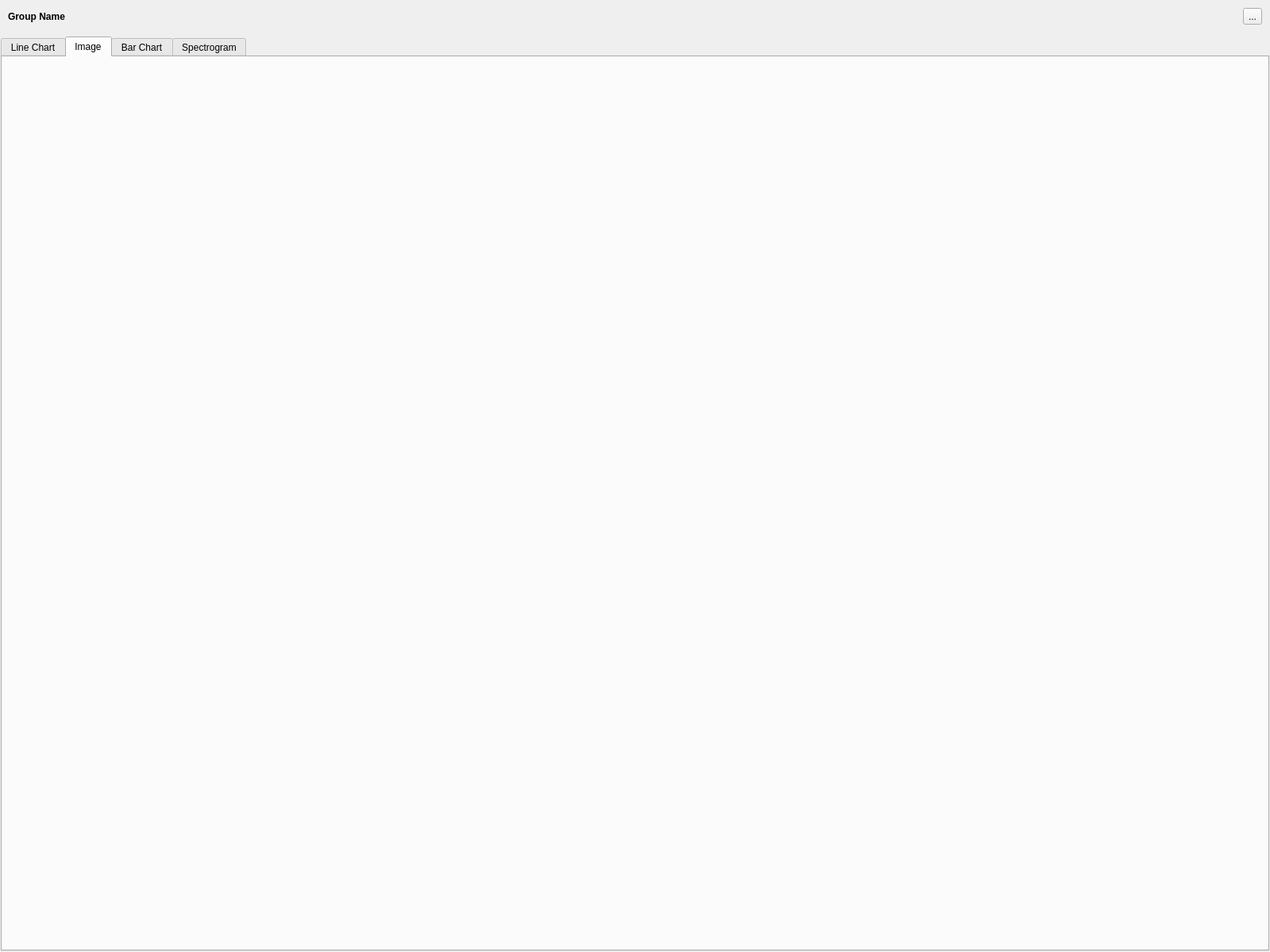
<?xml version="1.0" encoding="UTF-8"?>
<ui version="4.0">
 <class>topLevelForm</class>
 <widget class="QWidget" name="topLevelForm">
  <property name="geometry">
   <rect>
    <x>0</x>
    <y>0</y>
    <width>1600</width>
    <height>1200</height>
   </rect>
  </property>
  <property name="sizePolicy">
   <sizepolicy hsizetype="Preferred" vsizetype="Preferred">
    <horstretch>0</horstretch>
    <verstretch>0</verstretch>
   </sizepolicy>
  </property>
  <property name="maximumSize">
   <size>
    <width>16777215</width>
    <height>16777215</height>
   </size>
  </property>
  <property name="windowTitle">
   <string>Form</string>
  </property>
  <layout class="QVBoxLayout" name="verticalLayout">
   <property name="leftMargin">
    <number>1</number>
   </property>
   <property name="topMargin">
    <number>1</number>
   </property>
   <property name="rightMargin">
    <number>1</number>
   </property>
   <property name="bottomMargin">
    <number>1</number>
   </property>
   <item>
    <widget class="QWidget" name="container" native="true">
     <property name="minimumSize">
      <size>
       <width>0</width>
       <height>64</height>
      </size>
     </property>
     <property name="maximumSize">
      <size>
       <width>16777215</width>
       <height>16777215</height>
      </size>
     </property>
     <layout class="QVBoxLayout" name="verticalLayout 2">
      <property name="leftMargin">
       <number>0</number>
      </property>
      <property name="topMargin">
       <number>0</number>
      </property>
      <property name="rightMargin">
       <number>0</number>
      </property>
      <property name="bottomMargin">
       <number>0</number>
      </property>
      <item>
       <widget class="QWidget" name="widget" native="true">
        <property name="sizePolicy">
         <sizepolicy hsizetype="Minimum" vsizetype="Minimum">
          <horstretch>0</horstretch>
          <verstretch>0</verstretch>
         </sizepolicy>
        </property>
        <layout class="QHBoxLayout" name="horizontalLayout">
         <item alignment="Qt::AlignLeft">
          <widget class="QLabel" name="group_name_label">
           <property name="sizePolicy">
            <sizepolicy hsizetype="Minimum" vsizetype="Minimum">
             <horstretch>0</horstretch>
             <verstretch>0</verstretch>
            </sizepolicy>
           </property>
           <property name="maximumSize">
            <size>
             <width>16777215</width>
             <height>48</height>
            </size>
           </property>
           <property name="font">
            <font>
             <bold>true</bold>
            </font>
           </property>
           <property name="text">
            <string>Group Name</string>
           </property>
          </widget>
         </item>
         <item alignment="Qt::AlignRight">
          <widget class="QToolButton" name="group_option_button">
           <property name="toolTip">
            <string>Open plot settings for this group</string>
           </property>
           <property name="text">
            <string>...</string>
           </property>
          </widget>
         </item>
        </layout>
       </widget>
      </item>
      <item>
       <widget class="QTabWidget" name="plot_tabs">
        <property name="sizePolicy">
         <sizepolicy hsizetype="Expanding" vsizetype="Expanding">
          <horstretch>0</horstretch>
          <verstretch>0</verstretch>
         </sizepolicy>
        </property>
        <property name="minimumSize">
         <size>
          <width>0</width>
          <height>0</height>
         </size>
        </property>
        <property name="currentIndex">
         <number>1</number>
        </property>
        <widget class="QWidget" name="linechart_tab">
         <property name="sizePolicy">
          <sizepolicy hsizetype="Expanding" vsizetype="Expanding">
           <horstretch>0</horstretch>
           <verstretch>0</verstretch>
          </sizepolicy>
         </property>
         <property name="minimumSize">
          <size>
           <width>0</width>
           <height>0</height>
          </size>
         </property>
         <attribute name="title">
          <string>Line Chart</string>
         </attribute>
         <layout class="QVBoxLayout" name="linechart_layout">
          <property name="spacing">
           <number>6</number>
          </property>
          <property name="leftMargin">
           <number>0</number>
          </property>
          <property name="topMargin">
           <number>0</number>
          </property>
          <property name="rightMargin">
           <number>0</number>
          </property>
          <property name="bottomMargin">
           <number>0</number>
          </property>
         </layout>
        </widget>
        <widget class="QWidget" name="image_tab">
         <property name="sizePolicy">
          <sizepolicy hsizetype="Expanding" vsizetype="Expanding">
           <horstretch>0</horstretch>
           <verstretch>0</verstretch>
          </sizepolicy>
         </property>
         <property name="minimumSize">
          <size>
           <width>0</width>
           <height>0</height>
          </size>
         </property>
         <attribute name="title">
          <string>Image</string>
         </attribute>
         <layout class="QVBoxLayout" name="image_layout">
          <property name="leftMargin">
           <number>0</number>
          </property>
          <property name="topMargin">
           <number>0</number>
          </property>
          <property name="rightMargin">
           <number>0</number>
          </property>
          <property name="bottomMargin">
           <number>0</number>
          </property>
         </layout>
        </widget>
        <widget class="QWidget" name="barchart_tab">
         <property name="sizePolicy">
          <sizepolicy hsizetype="Expanding" vsizetype="Expanding">
           <horstretch>0</horstretch>
           <verstretch>0</verstretch>
          </sizepolicy>
         </property>
         <property name="minimumSize">
          <size>
           <width>0</width>
           <height>0</height>
          </size>
         </property>
         <attribute name="title">
          <string>Bar Chart</string>
         </attribute>
         <layout class="QVBoxLayout" name="barchart_layout">
          <property name="leftMargin">
           <number>0</number>
          </property>
          <property name="topMargin">
           <number>0</number>
          </property>
          <property name="rightMargin">
           <number>0</number>
          </property>
          <property name="bottomMargin">
           <number>0</number>
          </property>
         </layout>
        </widget>
        <widget class="QWidget" name="spectrogram_tab">
         <attribute name="title">
          <string>Spectrogram</string>
         </attribute>
         <layout class="QVBoxLayout" name="spectrogram_layout"/>
        </widget>
       </widget>
      </item>
     </layout>
    </widget>
   </item>
  </layout>
 </widget>
 <resources/>
 <connections/>
</ui>
